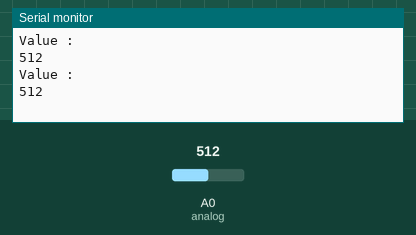
Recording of a sketch running on a simulated Arduino Uno, built with avr-gcc and run on an emulated ATmega328P. Parts: the last lines printed to the serial monitor. Inputs (shaded band) come from the test bench; at power-on: A0 (analog) = 512.

Above: at 1.8 s.
1.9 s: A0 (analog) set to 716
At 2.8 s:
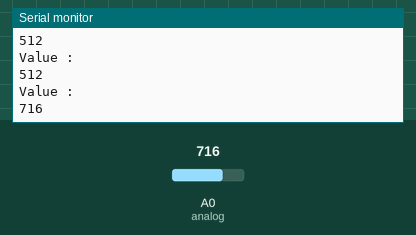
3.4 s: A0 (analog) set to 900
At 4.8 s:
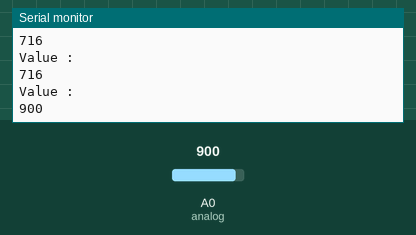
Timing chart, 0 to 6.4 s (numbered marks = the images above; inputs shaded):
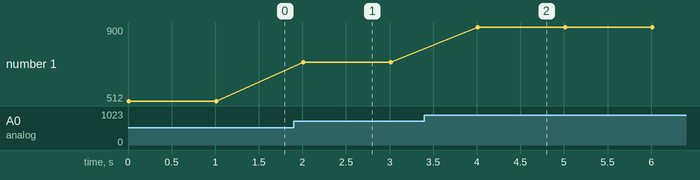

The sketch:

005Potentiometer.ino
```cpp
const int analog=A0;

void setup() {

  pinMode(analog, INPUT);
  Serial.begin(9600);

}

void loop() {

  int value = analogRead(analog);
  Serial.println("Value : ");
  Serial.println(value);
  delay(1000);

}
```

Measured:
- after the input at 1.9 s, the serial monitor: prints a new line after 0.11 s (image 1)
- after the input at 3.4 s, the serial monitor: prints a new line after 0.61 s (image 2)
- plotted number 1: 512 → 716 after the input at 1.9 s, 716 → 900 after the input at 3.4 s
